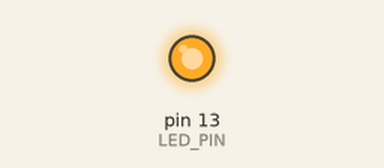
Simulated run of this sketch. Board: Arduino Uno, built with avr-gcc and run on an emulated ATmega328P. On the bench: output pins drawn as LEDs (lit = HIGH).

Above: at 1.4 s.
At 11.7 s:
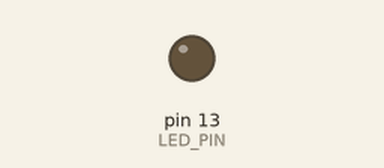
Timing chart, 0 to 26.8 s (numbered marks = the images above):
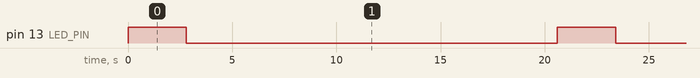

The sketch:

transmit.ino
```cpp
/*
  from rc switch examples

  https://github.com/sui77/rc-switch/

*/

#include <RCSwitch.h>
#define LED_PIN 13
#define TX_PIN 5


RCSwitch mySwitch = RCSwitch();

void setup() {

  Serial.begin(9600);

  mySwitch.enableTransmit(TX_PIN);

  // Optional set protocol (default is 1, will work for most outlets)
  // mySwitch.setProtocol(2);

  // Optional set pulse length.
  // mySwitch.setPulseLength(320);

  // Optional set number of transmission repetitions.
  mySwitch.setRepeatTransmit(15);

  pinMode(LED_PIN, OUTPUT);

}

void loop() {

  digitalWrite(LED_PIN, HIGH);
  /* Same switch as above, but using decimal code */
  mySwitch.send(13976916, 24);
  mySwitch.send(13979988, 24);
  mySwitch.send(4433, 24);
  mySwitch.send(1361, 24);
  delay(1000);

  digitalWrite(LED_PIN, LOW);
  mySwitch.send(13976913, 24);
  mySwitch.send(13979985, 24);
  mySwitch.send(4436, 24);
  mySwitch.send(1364, 24);
  delay(1000);


  delay(15000);
}
```

Measured:
- by itself, pin 13 (LED_PIN): alternates HIGH for 2.8 s and LOW for 17.8 s
